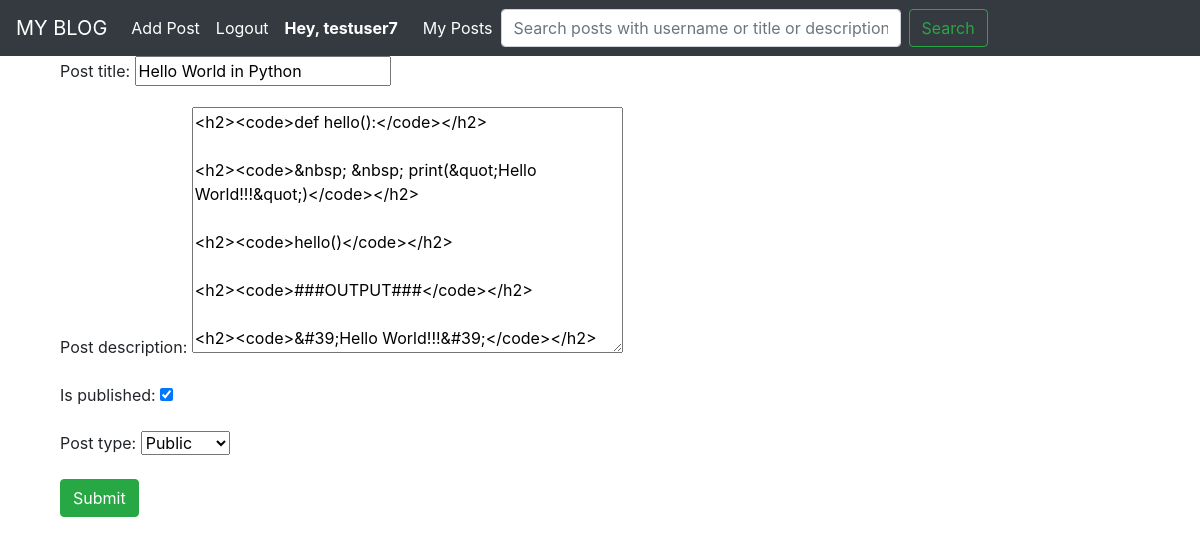
Screenshot of /edit_post/12/ (signed in) with the database file from the repository.
### blog/models.py (models this page shows, shortened)
class Post(models.Model):
    user = models.ForeignKey(settings.AUTH_USER_MODEL, on_delete = models.CASCADE)
    post_title = models.CharField(max_length = 200,unique = True)
    post_description = RichTextUploadingField()
    is_published = models.BooleanField(default = False)
    published_date = models.DateTimeField(auto_now_add = True)
    post_type = models.CharField(choices = POST_CHOICE, max_length = 3)
    class Meta:
        db_table = 'post'

### blog/views.py (the view)
# urls.py: path('edit_post/<int:pk>/',views.edit_post_view,name='edit-post'),
@login_required
def edit_post_view(request,pk):
    post = Post.objects.get(pk=pk)
    if request.method == "POST":
        form = PostForm(request.POST,instance=post)
        if form.is_valid():
            form.save()
            post.save()
            return redirect("/")
        else:
            form = PostForm(instance = post)
    else:
        form = PostForm(instance = post)
    return render(request,'edit_post.html',context={'form':form})

### blog/forms.py
class PostForm(forms.ModelForm):
    class Meta:
        model = Post
        fields  = ['post_title','post_description','is_published','post_type']

### blog/templates/edit_post.html (shortened to what this page needs)
{% extends 'base.html' %}
{% block content %}
<form class="form-group"  method="post">
    {{form.as_p|safe}}
  <input type="submit" class="btn btn-success" name="" value="Submit">
</form>
{% endblock %}

### blog/templates/base.html (shortened to what this page needs)
<!DOCTYPE html>
<html lang="en" dir="ltr">
  <head>
    <link rel="stylesheet" href="https://maxcdn.bootstrapcdn.com/bootstrap/4.0.0/css/bootstrap.min.css">
  </head>
  <body>
    <nav class="navbar navbar-expand-lg navbar-dark bg-dark">
  <div class="collapse navbar-collapse" id="navbarTogglerDemo01">
    <a class="navbar-brand" href="/">MY BLOG</a>
    <ul class="navbar-nav mr-auto mt-2 mt-lg-0">
    {% if user.is_authenticated %}
    <li class="nav-item active">
      <a class="nav-link" href="/add/post/">Add Post</a>
    </li>
    <li class="nav-item active">
      <a class="nav-link" href="/accounts/logout/">Logout</a>
    </li>
    <li class="nav-item disabled nav-link">
    <strong style="color:white">Hey, {{user.username}}</strong>
    </li>&nbsp;&nbsp;
    <li class="nav-item active">
      <a class="nav-link" href="/my_posts/">My Posts</a>
    </li>
    <form   action="/search/" method="get" class="form-inline my-2 my-lg-0">
      <input style="width:400px" class="form-control mr-sm-2" type="text" placeholder="Search posts with username or title or description..." aria-label="Search" name="q">
      <button class="btn btn-outline-success my-2 my-sm-0" type="submit">Search</button>
    </form>
      {% endif %}
    </ul>
  </div>
</nav>
  <div class="container">
    <div class="container">
      {% block content %}
      {% endblock %}
    </div>
  </div>
  </body>
</html>

### rows the page displays
Post: post_title "Hello World in Python", post_description "<h2><code>def hello():</code></h2> <h2><code>&nbsp; &nbsp; print(&quot;Hello World!!!&quot;)</code></h2> <h2><code>hello()</code></h2> <h2><code>###OUTPUT###</code></h2> <h2><code>&#39;Hello World!!!&#39;</code></h2>", is_published "☑", post_type "Public"

### other values shown
{{ user.username }} "testuser7"
